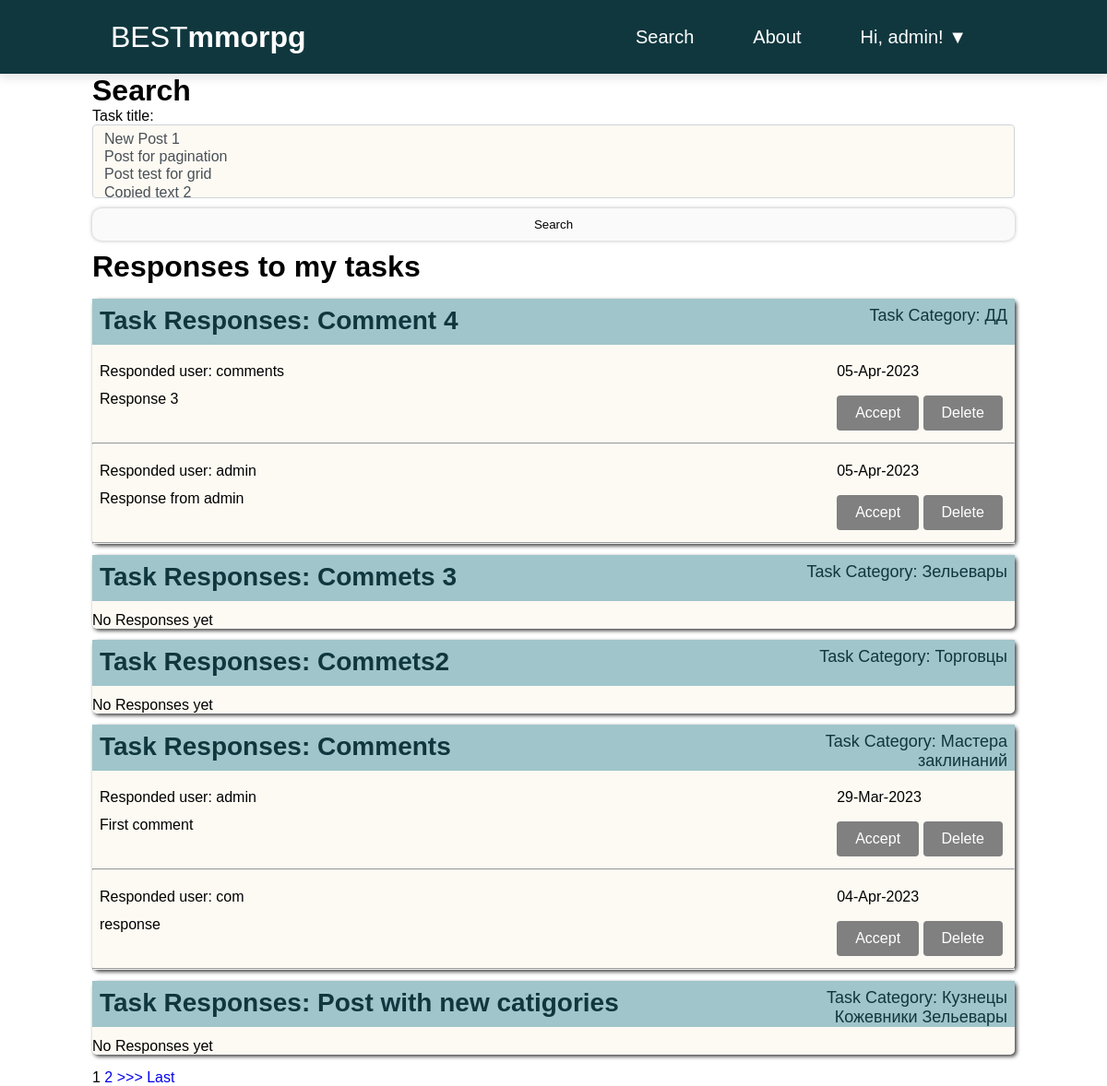
/comments/ (signed in), run on an earlier commit of the app's database.
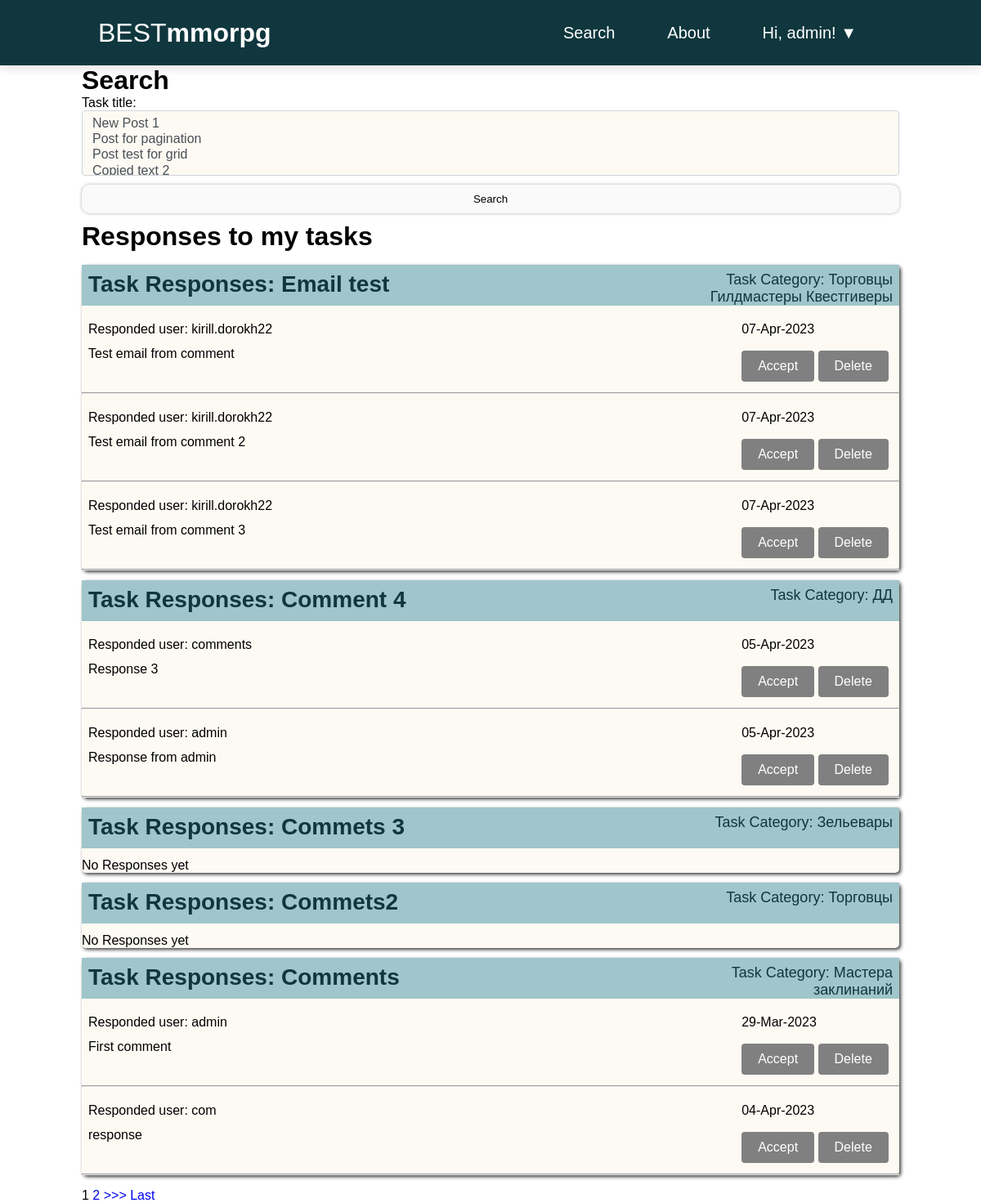
And on a later commit of the database.
### posts/models.py (models this page shows, shortened)
class Post(models.Model):
    author = models.ForeignKey(CustomUser, on_delete=models.CASCADE)
    title = models.CharField(max_length=255)
    body = SummernoteTextField()
    post_time = models.DateTimeField(auto_now_add=True)
    category = models.ManyToManyField(Category)
    def __str__(self):
        return self.title
    def get_absolute_url(self):
        return reverse('post_detail', args=[str(self.id)])

class Category(models.Model):
    name = models.CharField(max_length=255, unique=True)
    def __str__(self):
        return self.name

class Comment(models.Model):
    post = models.ForeignKey(Post,
                             on_delete=models.CASCADE,
                             related_name='comments'
                             )
    user = models.ForeignKey(CustomUser, on_delete=models.CASCADE)
    comment_text = models.TextField()
    comment_time = models.DateTimeField(auto_now_add=True)
    def __str__(self):
        return self.comment_text

### accounts/models.py (models this page shows)
class CustomUser(AbstractUser):
    def get_absolute_url(self):
        return reverse('profile', args=[str(self.id)])

### posts/views.py (the view)
# urls.py: path('comments/', CommentsPostListView.as_view(), name='comments'),
class CommentsPostListView(LoginRequiredMixin, ListView):
    model = Post
    ordering = '-post_time'
    context_object_name = 'posts'
    template_name = 'posts/comments.html'
    paginate_by = 5
    def get_queryset(self):
        qs = super().get_queryset()
        queryset = qs.filter(author=self.request.user)
        self.filterset = CommentFilter(self.request.GET,  request=self.request, queryset=qs)
        return self.filterset.qs
    def get_context_data(self, **kwargs):
        context = super().get_context_data(**kwargs)
        context['filterset'] = self.filterset
        return context

### posts/filters.py (called while the page is built)
def my_posts(request):
    if request is None:
        return Post.objects.none()
    user = request.user
    return Post.objects.filter(author=user)

### posts/templatetags/custom_tags.py (called while the page is built)
@register.simple_tag(takes_context=True)
def url_replace(context, **kwargs):
    d = context['request'].GET.copy()
    for k, v in kwargs.items():
        d[k] = v
    return d.urlencode()        # кодируем параметры в формат, который может быть указан в строке браузера

### templates/posts/comments.html (shortened to what this page needs)
{% extends 'base.html' %}
{% load custom_filters %}
{% load custom_tags %}
{% block content %}
    <h1>Search</h1>
        <form action="" method="get">
             {{filterset.form.as_p}}
            <input type="submit" value="Search"/>
        </form>
    <h1>Responses to my tasks</h1>
    {% if posts %}
        <div class="post">
            {% for post in posts %}
                <div class="comment_detail">
                    <h2 class="post-title">Task Responses: <a href="{{ post.get_absolute_url }}">{{ post.title }}</a></h2>
                    <div class="post-time">
                        <p>Task Category:
                        {% for category in post.category.all %}
                            {{ category }}
                        {% endfor %}
                        </p>
                    </div>
                    <div class="comment-list">
                    {% if post.comments.count %}
                        {%  for comment in post.comments.all %}
                            <ul>
                                <li class="comment">
                                    <p class="comment-user">Responded user: {{ comment.user }}</p>
                                    <p class="comment-text">{{ comment }}</p>
                                    <p class="comment-time">{{ comment.comment_time | date:'d-M-Y' }}</p>
                                    <div class="comment-btn">
                                        <button class="btn">Accept</button>
                                        <a class="button" href="{% url 'comment_delete' comment.pk %}" title="Delete comment">
                                            Delete
                                        </a>
                                    </div>
                                </li>
                                <hr>
                            </ul>
                        {% endfor %}
                    {% else %}
                        <p>No Responses yet</p>
                    {% endif %}
                    </div>
                </div>
            {% endfor %}
        </div>
        {% if is_paginated %}
            {% for num in page_obj.paginator.page_range %}
                {% if page_obj.number == num %}
                    <a>{{ num }}</a>
                {% elif num > page_obj.number|add:'-2' and num < page_obj.number|add:'2' %}
                    <a href="?{% url_replace page=num %}">{{ num }}</a>
                {% endif %}
            {% endfor %}
            {% if page_obj.has_next %}
                <a href="?{% url_replace page=page_obj.next_page_number  %}">>>></a>
                <a href="?{% url_replace page=page_obj.paginator.num_pages %}">Last</a>
            {% endif %}
        {% endif %}
    {% else %}
        <div class="footer">
            <p>You don't have posts yet</p>
            <a href="{% url 'post_new'%}" class="button">Create Your First Post</a>
        </div>
    {% endif %}
{% endblock content %}

What changed in the data, as far as the page shows it:
no longer on this page (row unchanged): Post: title "Post with new catigories", shows "No Responses yet", Category (name "Зельевары")
no longer on this page (row unchanged): Category: name "Кузнецы", shown under "Post with new catigories"
no longer on this page (row unchanged): Category: name "Кожевники", shown under "Post with new catigories"
added Post: title "Email test", Category (name "Торговцы")
now on this page (row unchanged): Category: name "Гилдмастеры", shown under "Email test"
now on this page (row unchanged): Category: name "Квестгиверы", shown under "Email test"
added Comment: user "kirill.dorokh22", comment_text "Test email from comment", comment_time "07-Apr-2023", shown under "Email test"
added Comment: user "kirill.dorokh22", comment_text "Test email from comment 2", comment_time "07-Apr-2023", shown under "Email test"
added Comment: user "kirill.dorokh22", comment_text "Test email from comment 3", comment_time "07-Apr-2023", shown under "Email test"
